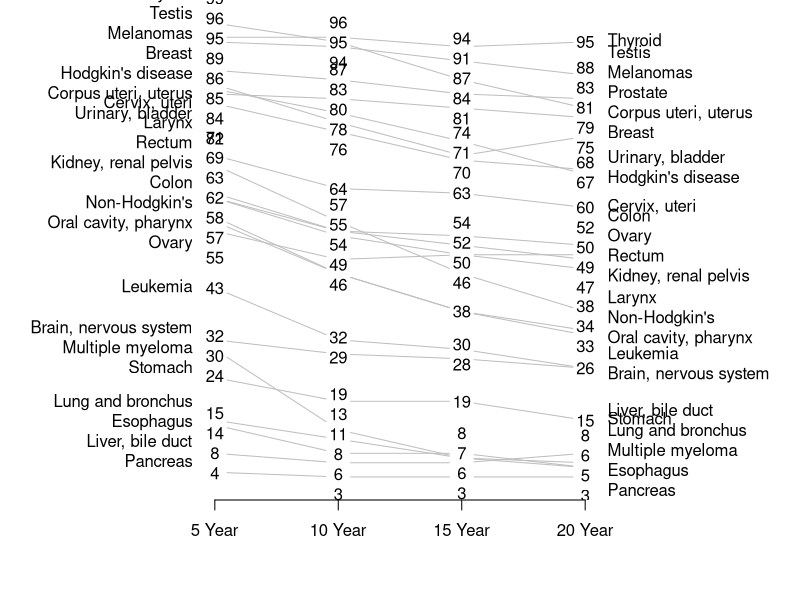
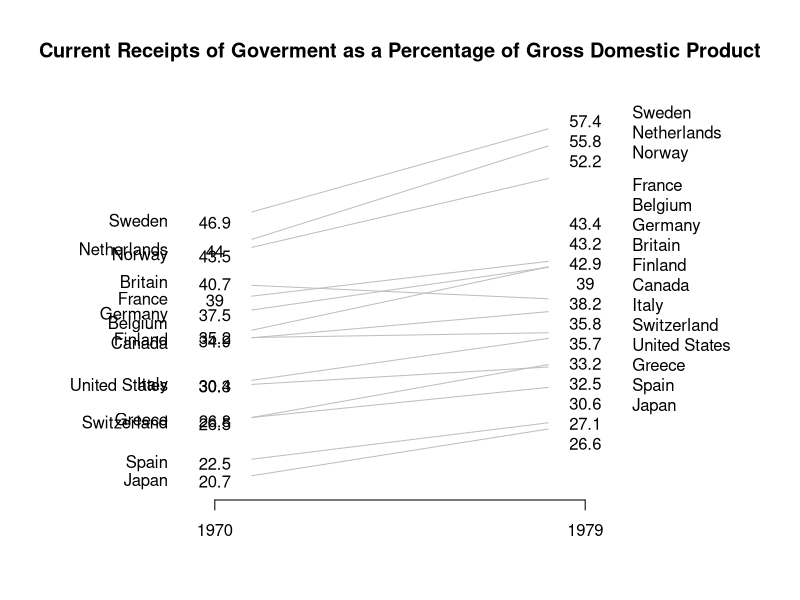

The R script that drew these images, in order:
# R Function to Draw Edward Tufte-style Slopeplots

slopegraph <-
function(
df,
xlim = c(.5,ncol(df)+.5),
ylim = c(min(df)-diff(range(df))/100,max(df)+diff(range(df))/100),
main = NULL,
bty = 'n',
yaxt = 'n',
xaxt = 'n',
xlab = '',
ylab = '',
add.before = NULL, # an expression to add something between drawing the blank canvas and adding the plot content (i.e., behind the slopegraph)
add.after = NULL, # an expression to add something after adding the plot content
labels = names(df),
labpos.left = 2,
labpos.right = 4,
col.lines = par('fg'),
col.lab = par('fg'),
col.num = par('fg'),
col.xaxt = par('fg'),
offset.x = .1, # THIS DOESN'T SEEM TO WORK???
offset.lab = .1,
binval = 1.5, # threshold at which to force binning of labels and values (multiplier of the height of an "m")
cex.lab = 1,
cex.num = 1,
font.lab = 1,
font.num = 1,
lty = par("lty"),
lwd = par("lwd"),
mai = NULL,
...)
{
    if(ncol(df) < 2)
        stop('`df` must have at least two columns')
    # draw margins
    if(is.null(mai))
        par(mai=c(1, 0, if(is.null(main)) 0 else 1, 0))
    else
        par(mai=mai)
    
    plot(NA, y=NULL, xlim=xlim, ylim=ylim, main=main,
         bty=bty, yaxt=yaxt, xaxt=xaxt, xlab=xlab, ylab=ylab, ...)
    # optional expression
    if(!is.null(add.before))
        eval(add.before)
    
    # x-axis
    axis(1, 1:ncol(df), labels=labels, col=col.xaxt, col.ticks=col.xaxt)
    
    # height and width of 'm' on plotting device
    h <- strheight('m')
    w <- strwidth('m')
    
    # function for finding consecutive indices
    # from: http://stackoverflow.com/a/16118320/2338862
    seqle <- function(x,incr=1) { 
        if(!is.numeric(x)) x <- as.numeric(x) 
        n <- length(x)  
        y <- x[-1L] != x[-n] + incr 
        i <- c(which(y|is.na(y)),n) 
        list(lengths = diff(c(0L,i)),
             values = x[head(c(0L,i)+1L,-1L)]) 
    } 
    
    overlaps <- function(coldf, cat='rownames'){
        # conditionally remove exactly duplicated values
        if(any(duplicated(coldf[,1]))){
            u <- unique(coldf[,1])
            out <- cbind.data.frame(t(sapply(u, function(i)
                c(paste(rownames(coldf)[coldf[,1]==i],collapse='\n'),i))))
            rownames(out) <- out[,1]
            out[,1] <- NULL
            names(out) <- names(coldf)
            out[,1] <- as.numeric(as.character(out[,1]))
            coldf <- out[order(out[,1]),,drop=FALSE]
        }
        # function to fix overlaps
        overlaps <- which(abs(diff(coldf[,1]))<(binval*h))
        if(length(overlaps)){
            runs <- seqle(overlaps) # use seqle function
            overlaps2 <- mapply(function(i,j) seq(i,length.out=j+1), runs$values, runs$lengths)
            oldlabs <- coldf[-unique(c(overlaps,overlaps+1)),,drop=FALSE]
            newlabs <- data.frame(sapply(overlaps2, function(i) mean(coldf[i,1])))
            names(newlabs) <- names(coldf)
            if(cat=='rownames'){
                rownames(newlabs) <- 
                    sapply(overlaps2, function(i) paste(rownames(coldf)[rev(i)],collapse='\n'))
            } else if(cat=='values'){
                rownames(oldlabs) <- oldlabs[,1]
                rownames(newlabs) <-
                    sapply(overlaps2, function(i) paste(as.character(coldf[rev(i),1]),collapse='\n'))
            }
            return(rbind(oldlabs,newlabs))
        } else
            return(coldf)
    }
    
    # left-side labels
    l <- overlaps(df[order(df[,1]),1,drop=FALSE])
    text(1-offset.lab, l[,1],
         col=col.lab, rownames(l), pos=labpos.left, cex=cex.lab, font=font.lab)
    
    # right-side labels
    r <- overlaps(df[order(df[,ncol(df)]),ncol(df),drop=FALSE])
    text(ncol(df)+offset.lab, r[,1], 
         col=col.lab, rownames(r), pos=labpos.right, cex=cex.lab, font=font.lab)
    
    # numeric value labels
    valslist <- lapply(seq_along(df), function(i) overlaps(df[order(df[,i]),i,drop=FALSE], cat='values'))
    for(i in 1:length(valslist)){
        text(rep(i,nrow(valslist[[i]])), valslist[[i]][,1], rownames(valslist[[i]]),
            col=col.num, cex=cex.num, font=font.num)
    }
    
    # draw lines
    offset.x <- .1 # small offset for `segments`
    col.lines <- rep(col.lines, length.out=nrow(df))
    lty <- rep(lty, length.out=nrow(df))
    lwd <- rep(lwd, length.out=nrow(df))
    for(i in 1:nrow(df)){
        mapply(function(x1,y1,x2,y2,...){
            ysloped <- (y2-y1)*offset.x
            segments(x1+offset.x, if(y1==y2) y1 else (y1+ysloped),
                     x2-offset.x, if(y1==y2) y2 else (y2-ysloped),
                     col=col.lines[i],
                     lty=lty[i],
                     lwd=lwd[i]
                    )},
               1:(length(df[i,])-1), # x1-positions
               df[i,][-length(df[i,])], # y1-positions
               2:(length(df[i,])), # x2-positions
               df[i,][-1] # y2-positions
               )
    }
    
    # optional expression
    if(!is.null(add.after))
        eval(add.after)
    
    # return invisibly
    invisible(NULL)
}


# EXAMPLES

## Tufte's Cancer Graph (to the correct scale)
cancer <- read.csv('tufte-cancer-survival-data.csv')
rownames(cancer) <- cancer[,1]
cancer <- cancer [,-1]
pdf('tufte-cancer-survival-plot.pdf',height=16, width=12, family='Palatino')
slopegraph(cancer, col.line='gray', xlim=c(-.5,5.5), labels=c('5 Year','10 Year','15 Year','20 Year'), binval=2.5)
dev.off()


## Tufte's GNP Graph
gnp <- read.csv('tufte-gnp-data.csv')
gnp[,3] <- NULL
pdf('tufte-gnp-plot.pdf',height=12, width=8, family='Palatino')
slopegraph(gnp, col.line='gray', labels=c('1970','1979'), 
    main='Current Receipts of Goverment as a Percentage of Gross Domestic Product', binval=3.75)
dev.off()
